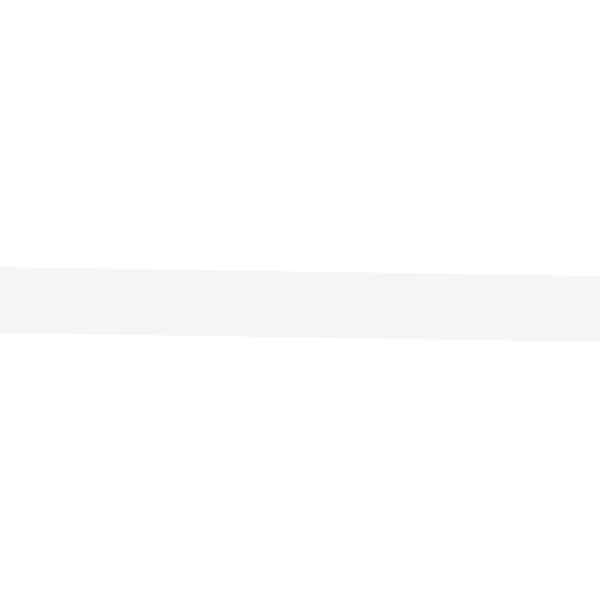
Frame 1 (no input)
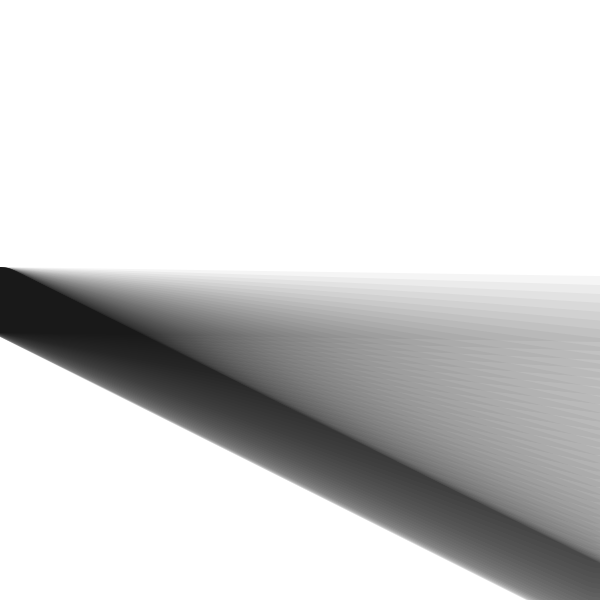
Frame 60 (no input)
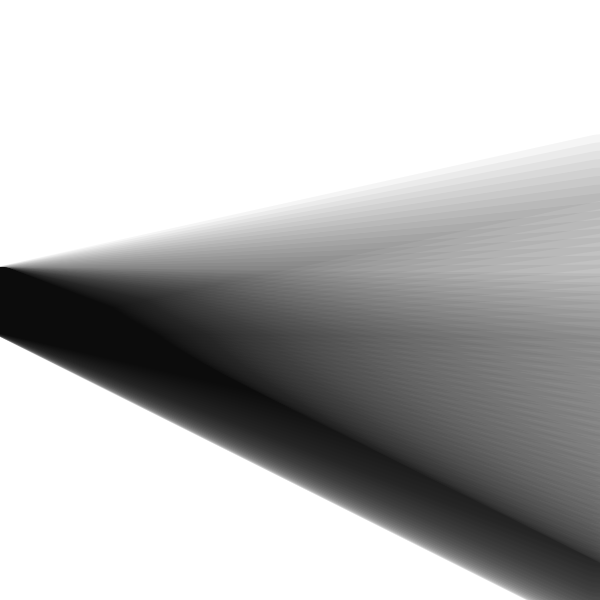
Frame 120 (the mouse pressed at the canvas centre since frame 60)

The p5.js sketch that drew these frames (run headless with seeded random() and noise() and a simulated clock; from frame 60 on, the mouse is pressed at the canvas centre):

// p5.js sketch
// ── sketch.js
// thick translucent stroke sweeping vertically; eventually flips to thin white

let a = 0;
let count = 0;
let alpha = 0;
let sw = 66;
let strokeAlpha = 10;
let useWhite = false;

function setup() {
  createCanvas(600, 600);
  background(255);
}

function draw() {
  a += 0.03;
  const h = map(sin(a), -1, 1, 0, height);
  noFill();
  if (useWhite) stroke(255, alpha);
  else stroke(0, strokeAlpha);
  strokeWeight(sw);
  line(0, height / 2, width, h);

  if (h >= height - 1) count++;
  if (count >= 10) {
    alpha++;
    useWhite = true;
    sw = 5;
  }
}
